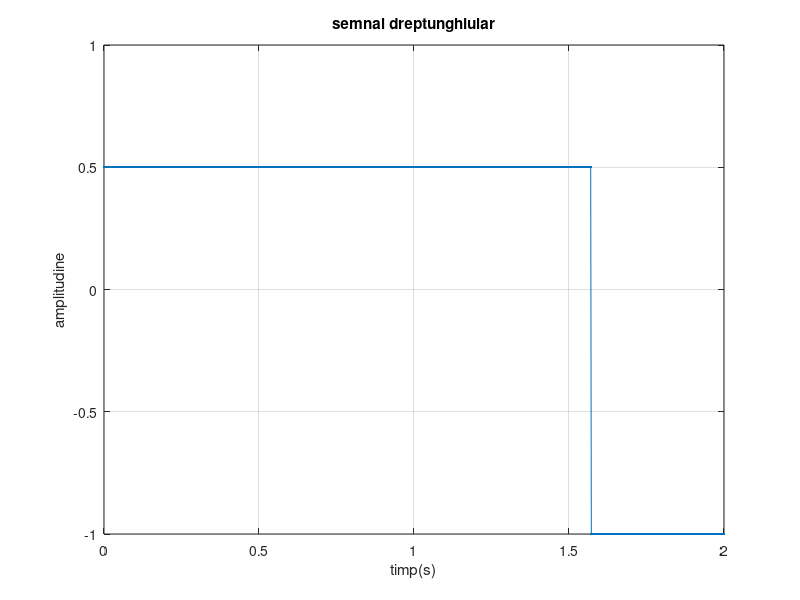
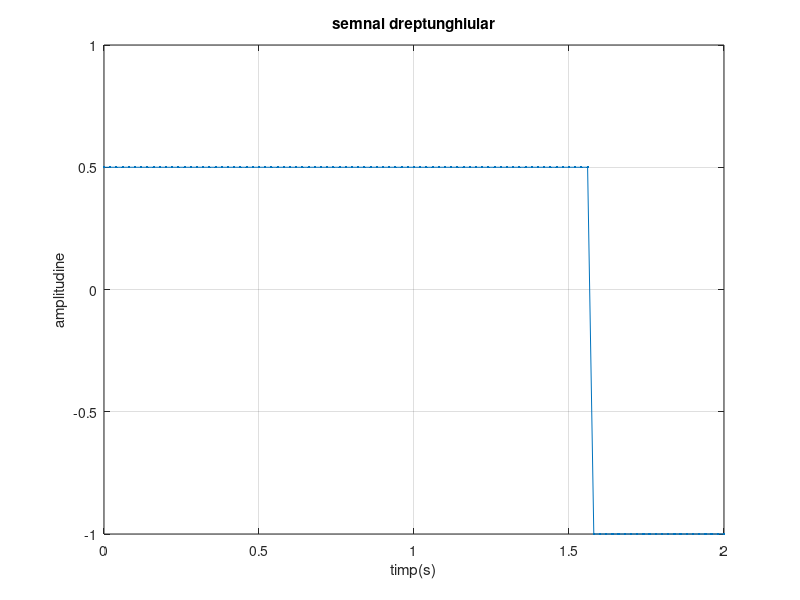
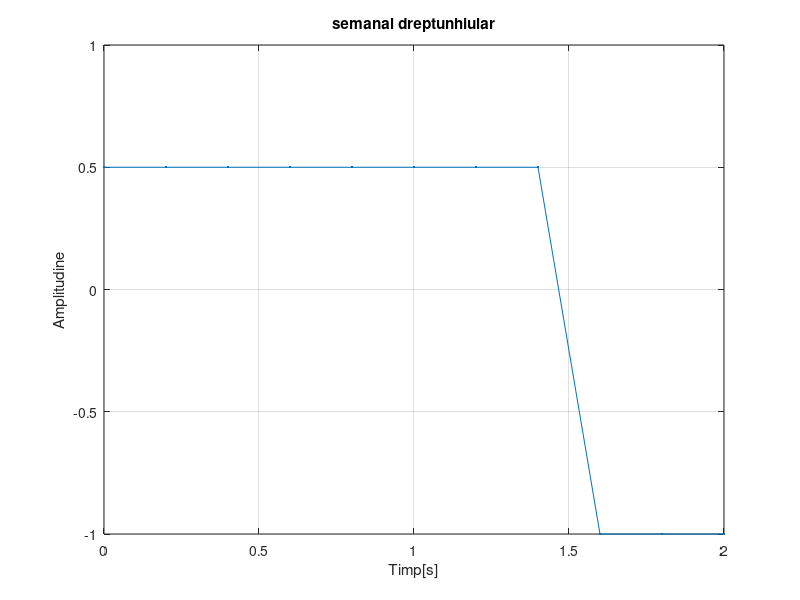

MATLAB code for these plots, in order:
figure(1); %imagine pentru primul grafic
T=2; %setam perioada
t=0:0.002:2; %setam perioada de la 0 la 2 secunde cu rezolutia temporara de 2 ms;
dc=25 %setam duty cycle
s=square(t,dc); %generam semnalul dreptunghiular
for index=1:length(s);
    if s(1,index)==1; 
        s(1,index)=0.5; %setam nivelul maxim =0.5 
    end 
end  
plot(t,s,'.-'), xlabel('timp(s)'), ylabel('amplitudine'), title('semnal dreptunghiular'),grid; %afisam semanalul
figure(2);
T=2;
t=0:0.02:2; %setam perioada de la 0 la 2 secunde cu rezolutia temporara de 20ms
dc=25;
s=square(t,dc);
for index=1:length(s);
    if s(1,index)==1; 
        s(1,index)=0.5;
    end 
end  
plot(t,s,'.-'), xlabel('timp(s)'), ylabel('amplitudine'), title('semnal dreptunghiular'),grid;
figure(3);
T=2;
t=0:0.2:2; %setam perioada de la 0 la 2 secunde cu rezolutia temporara de 200 ms
dc=25;
s=square(t,dc);
for index=1:length(s);
    if s(1,index)==1; 
        s(1,index)=0.5;
    end 
end  
plot(t,s,'.-'), xlabel('Timp[s]'), ylabel('Amplitudine'), title('semanal dreptunhiular'),grid;